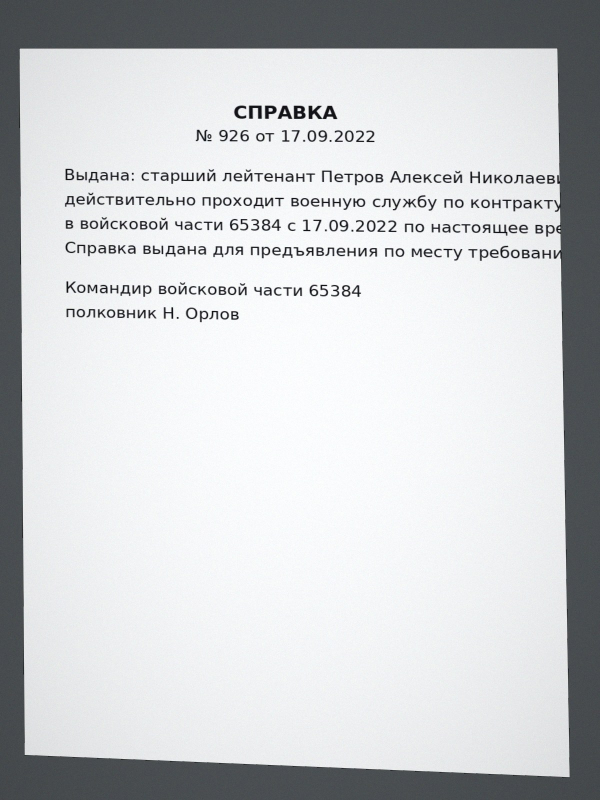
#> input picture testdata/ocr/page01-plain.jpg, 1200 x 1600 px (shown at 1/2 size)
$ python -i enhance.py   (imports and definitions only)
#> lines starting #> are read from the running program, lines starting #| are printed output that depends on the picture; after the words box and inside, x2 and y2 are one past the last pixel; in counts of white or black regions, pixels touching at a corner belong together
"""Копия алгоритмов PageRenderer (core:imageprocessing) на Python + варианты для сравнения.

Каждая функция здесь повторяет шаг Kotlin-кода один к одному (те же операции OpenCV и те же
параметры), чтобы цифры лаборатории относились к приложению. Меняя алгоритм в приложении,
меняйте его и здесь — и перезапускайте lab.py.
"""
import cv2, numpy as np, math


def odd(v): v = int(round(v)); return v if v % 2 == 1 else v + 1


# [62 lines left out: functions output_size, warp, background, remove_shadows, levels, text_curve, not called in this run]


def unsharp(img, sigma=1.2, amount=0.6):
    b = cv2.GaussianBlur(img, (0, 0), sigma)
    return cv2.addWeighted(img, 1 + amount, b, -amount, 0)


def binarize(gray, method="adaptive", C=12):
    side = max(gray.shape)
    if method == "otsu":
        _, o = cv2.threshold(gray, 0, 255, cv2.THRESH_BINARY + cv2.THRESH_OTSU); return o
    if method == "adaptive":
        return cv2.adaptiveThreshold(gray, 255, cv2.ADAPTIVE_THRESH_GAUSSIAN_C, cv2.THRESH_BINARY, odd(side / 40), C)
    if method == "fixed":
        _, o = cv2.threshold(gray, 160, 255, cv2.THRESH_BINARY); return o
    raise ValueError(method)


# [87 lines left out: functions denoise, brightness_contrast, render, clean_margins, not called in this run]

>>> import cv2
>>> picture = cv2.imread('../../testdata/ocr/page01-plain.jpg', cv2.IMREAD_GRAYSCALE)
#> picture: shape (1600, 1200); min 0, max 255, mean 206.1
>>> result = binarize(picture)
#> in binarize, `return cv2.adaptiveThreshold(gray, 255, cv2.ADAPTIVE_THRESH_GAUSSIAN_C..`:
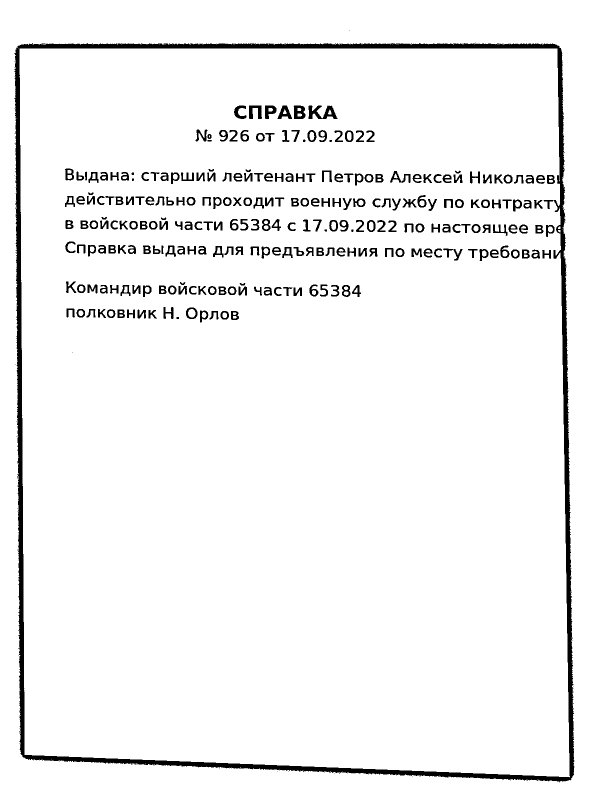
#> returned value: shape (1600, 1200) (shown at 1/2 size); 95.3% white; 293 black regions (43 under 20 px), largest, box (x1, y1, x2, y2) and area: (29, 85, 1149, 1565) 46694, (617, 211, 675, 238) 831, (587, 211, 611, 238) 473

$ run again, on testdata/ocr/page07-plain.jpg
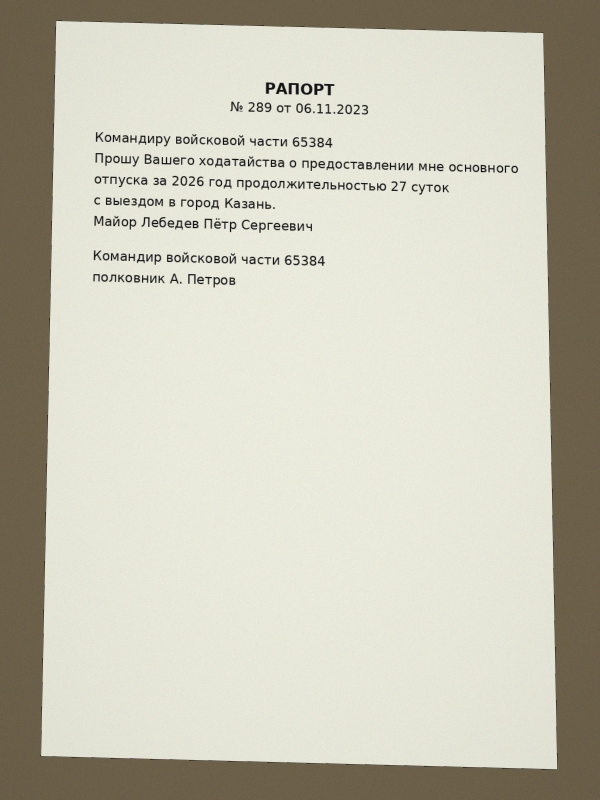
#> input picture testdata/ocr/page07-plain.jpg, 1200 x 1600 px (shown at 1/2 size)
#> `picture = cv2.imread('../../testdata/ocr/page01-plain.jpg', cv2.IMREAD..`:
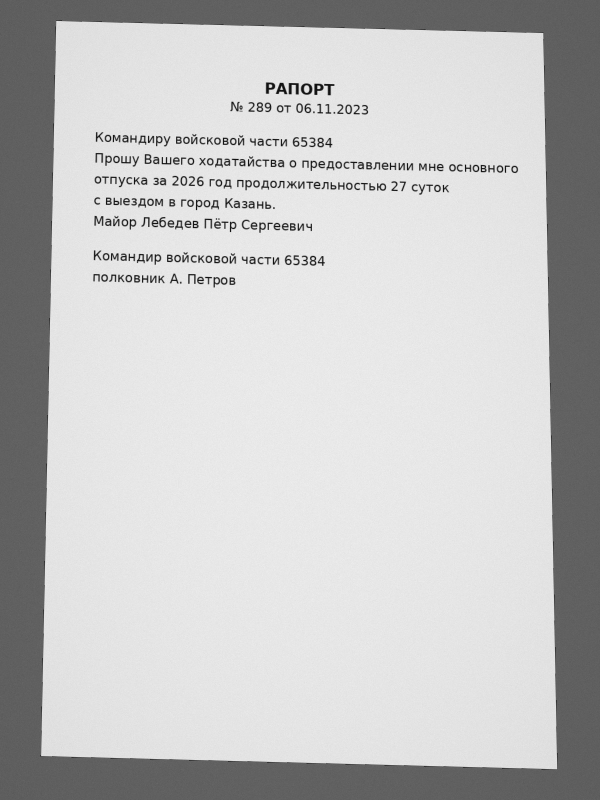
#> picture: shape (1600, 1200) (shown at 1/2 size); min 0, max 254, mean 195.8
#> in binarize, `return cv2.adaptiveThreshold(gray, 255, cv2.ADAPTIVE_THRESH_GAUSSIAN_C..`:
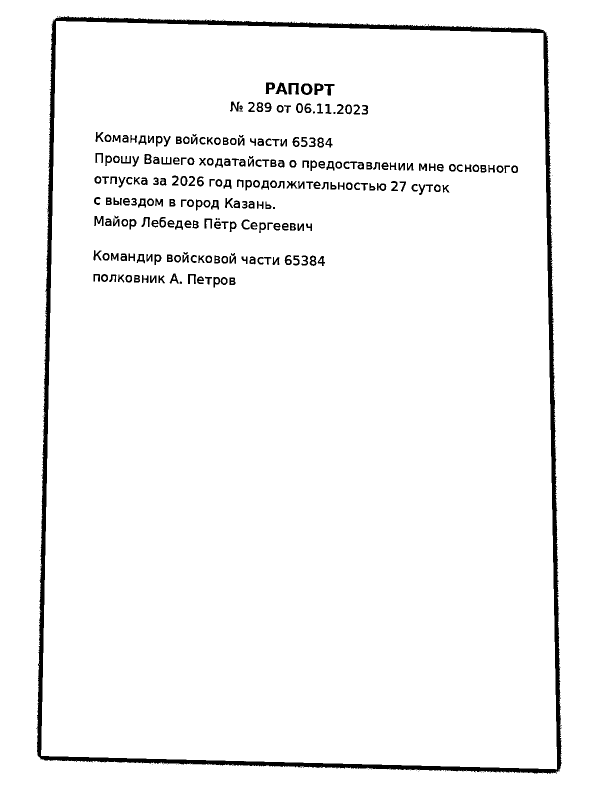
#> returned value: shape (1600, 1200) (shown at 1/2 size); 96.3% white; 293 black regions (58 under 20 px), largest, box (x1, y1, x2, y2) and area: (72, 32, 1124, 1548) 41805, (577, 166, 598, 189) 301, (602, 167, 625, 190) 292

$ run again, on testdata/ocr/page02-gradient.jpg
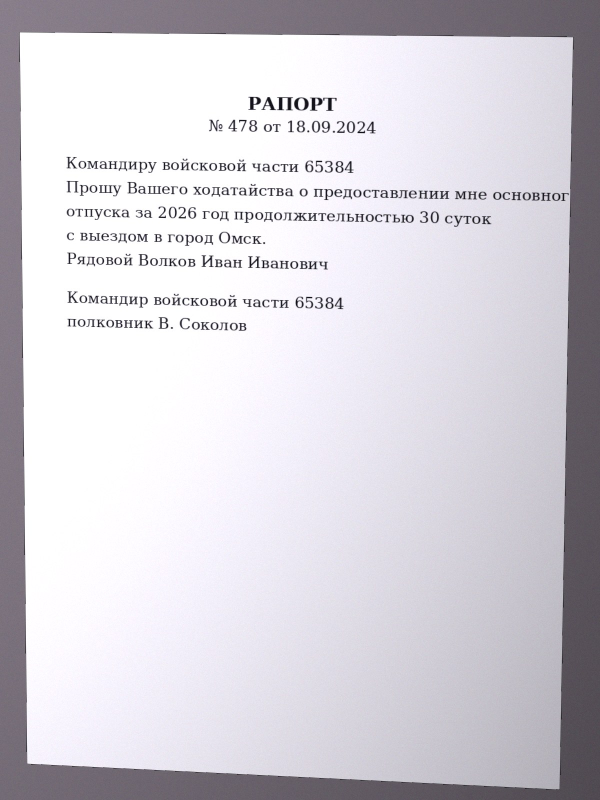
#> input picture testdata/ocr/page02-gradient.jpg, 1200 x 1600 px (shown at 1/2 size)
#> in binarize, `return cv2.adaptiveThreshold(gray, 255, cv2.ADAPTIVE_THRESH_GAUSSIAN_C..`:
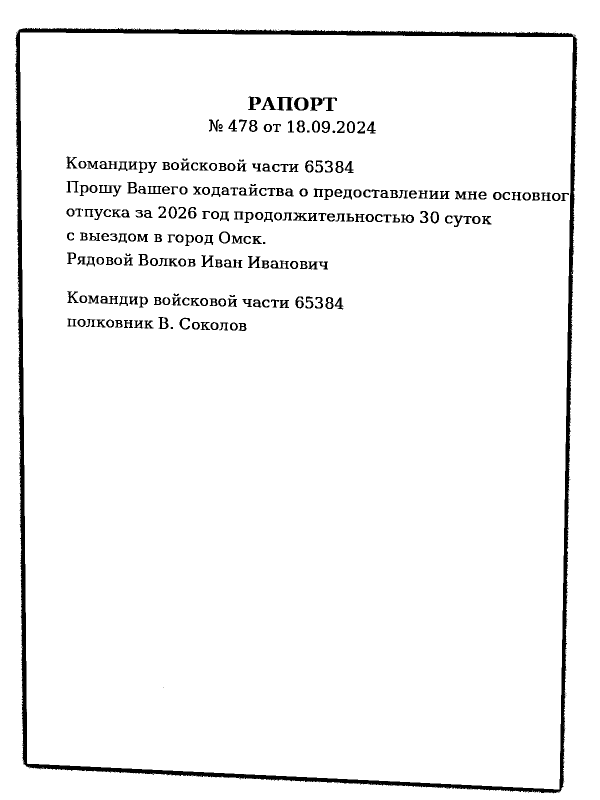
#> returned value: shape (1600, 1200) (shown at 1/2 size); 96% white; 300 black regions (68 under 20 px), largest, box (x1, y1, x2, y2) and area: (30, 56, 1155, 1587) 41830, (554, 194, 586, 221) 442, (588, 195, 617, 221) 379
